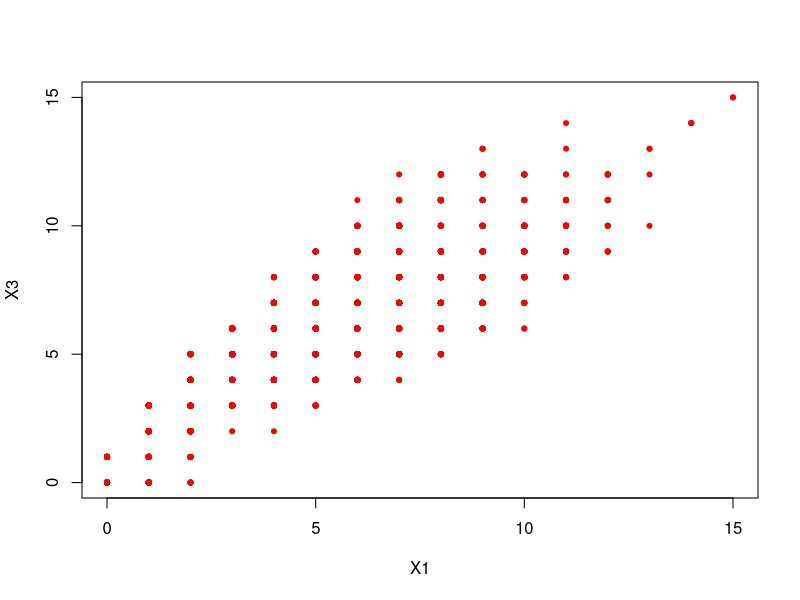

This chart was generated by the following R code:
# Loading libraries
library(MASS)         # LDA and QDA

# Load data
letter.recognition <- read.csv("letter-recognition.data")
attach(letter.recognition)

# Basic information about the data
names(letter.recognition)
dim(letter.recognition)

# Training
train <- sample(1:nrow(letter.recognition), 16000)

# Correlation
plot(X1,X3, pch = 20, col = "red", xlab = "X1", ylab = "X3")
cor(X1,X3)


###############################################################################
#                    Linear Discriminant Analysis                             #
###############################################################################

# Fit LDA model with all predictors
lda.fit <- lda(Letter~., letter.recognition[train,])

# Make prediction
lda.test.pred <- predict(lda.fit, letter.recognition[-train,])
lda.test.class <- lda.test.pred$class

# Test error
lda.test.rate <- mean(lda.test.class == Letter[-train])

# New fit with predictors interaction
lda2.fit <- lda(Letter~.*.+.:.:., letter.recognition[train,])

#  Make prediction
lda2.test.pred <- predict(lda2.fit, letter.recognition[-train,])
lda2.test.class <- lda2.test.pred$class

# Test error
lda2.test.rate <- mean(lda2.test.class == Letter[-train])


###############################################################################
#                    Quadratic Discriminant Analysis                          #
###############################################################################

# Let's see with QDA
qda.fit = qda(Letter~., letter.recognition[train,])

# Make prediction
qda.test.pred = predict(qda.fit, letter.recognition[-train,])
qda.test.class = qda.test.pred$class

# Compute error
qda.test.rate = mean(qda.test.class == Letter[-train])

# Now we use combinations
qda2.fit=qda(Letter~.*., letter.recognition[train,])

#  Make again the prediction
qda2.test.pred=predict(qda2.fit, letter.recognition[-train,])
qda2.test.class=qda2.test.pred$class

# Compute new error
qda2.test.rate = mean(qda2.test.class==Letter[-train])


###############################################################################
#                                 Results                                     #
###############################################################################

# From LDA we have
lda.test.rate
lda2.test.rate

# QDA is better than LDA
qda.test.rate
qda2.test.rate
